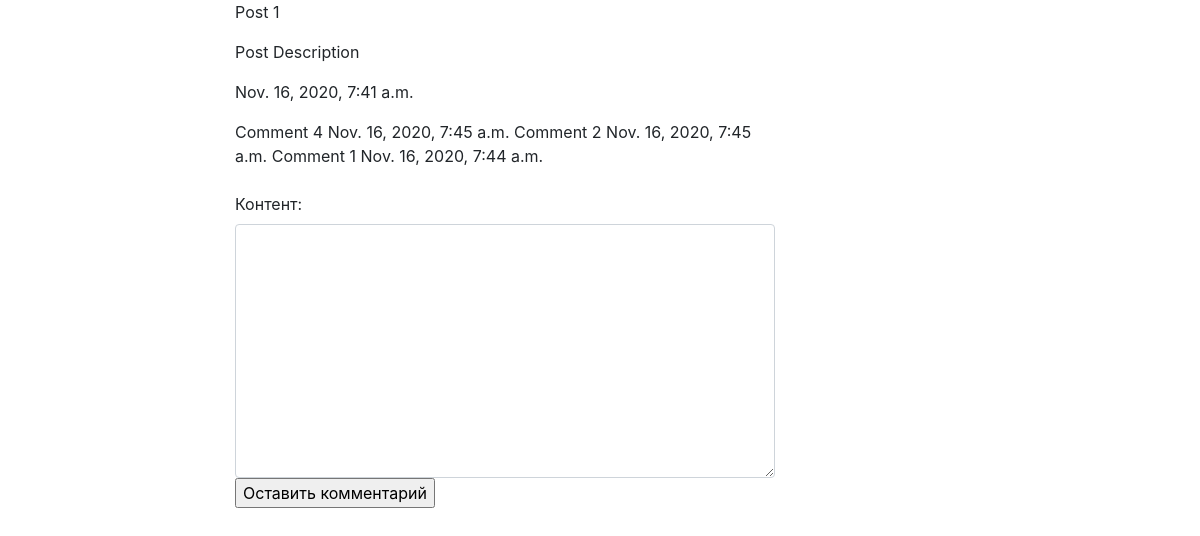
/posts/post-1/, run on an earlier commit of the app's database.
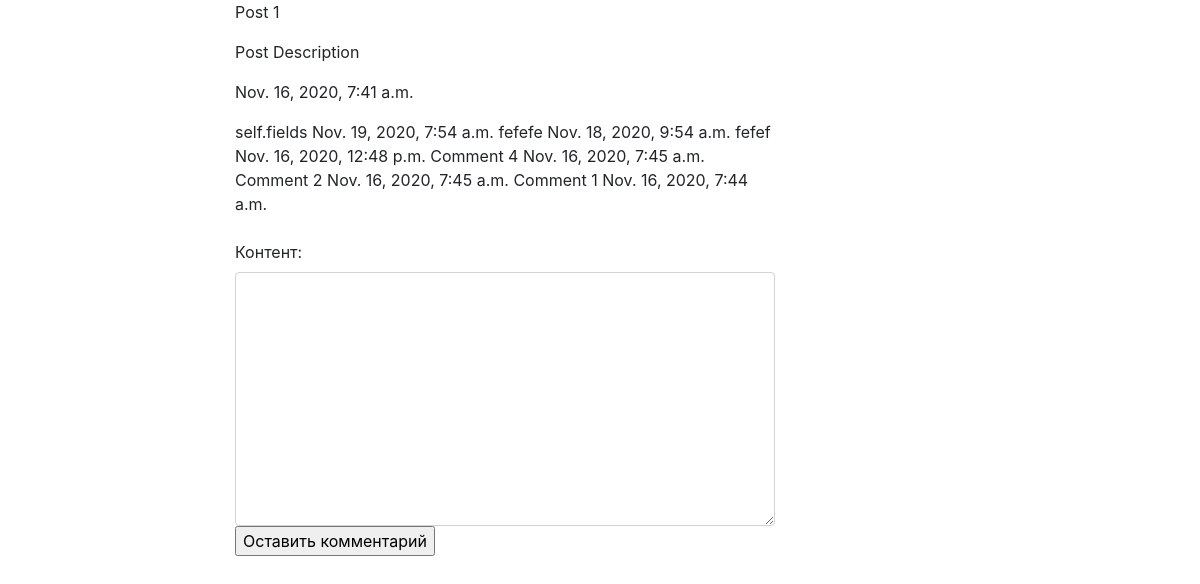
And on a later commit of the database.
### posts/models.py (models this page shows, shortened)
class Post(models.Model):
    title = models.CharField(max_length=150,
                            verbose_name='Название поста')
    slug = models.SlugField(max_length=150,
                            verbose_name='Слаг поста',
                            blank=True)
    body = models.TextField(blank=True,
                            verbose_name='Описание поста')
    date_pub = models.DateTimeField(auto_now_add=True,
                                    verbose_name='Время создания поста')

### comments/models.py (models this page shows, shortened)
class Comment(models.Model):
    user = models.ForeignKey(
        User,
        on_delete=models.CASCADE,
        related_name='user_post',
        verbose_name='Пользователь'
    )
    content = models.TextField(verbose_name='Контент')
    timestamp = models.DateTimeField(auto_now_add=True,
                                    verbose_name='Время создания')
    post = models.ForeignKey(Post, on_delete=models.CASCADE,
                                    related_name='comments',
                                    verbose_name='Посты')
    class Meta:
        ordering = ['-timestamp']

### posts/views.py (the view, shortened to what this page needs)
# urls.py: path('<slug:slug>/', PostDetail.as_view(), name='detail'),
class PostDetail(DetailView):
    model = Post
    template_name = 'post_detail.html'
    success_url = reverse_lazy('posts:list')
    def get_context_data(self, **kwargs):
        context = super().get_context_data(**kwargs)
        comment_form = CommentForm(user=self.request.user,
                                    post_id=None)
        context['post'] = self.get_object
        context['comment_form'] = comment_form
        return context

### comments/forms.py (shortened to what this page needs)
class CommentForm(forms.ModelForm):
    def __init__(self, user, post_id, *args, **kwargs):
        super().__init__(*args, **kwargs)
        self.user = user
        self.post_id = post_id
    class Meta:
        model = Comment
        fields = [
            'content'
        ]
        widgets = {
            'content': forms.Textarea(attrs={'class': 'form-control'})
        }

### posts/templates/post_detail.html (shortened to what this page needs)
{% extends 'base.html' %}
            {% block content %}
                <p>{{ post.title }}</p>
                <p>{{ post.body }}</p>
                <p>{{ post.date_pub }}</p>
                {% for comment in post.comments.all %}
                    {{ comment.content }}
                    {{ comment.timestamp }}
                {% endfor %}
                <form action="{% url 'comments:create_comment' post_id=post.pk %}" method="post">
                        {{ comment_form }}
                    <input type="submit" value='Оставить комментарий'>
                </form>
                {% endblock %}

### templates/base.html (shortened to what this page needs)
<!DOCTYPE html>
<html lang="en">
<head>
    <link rel="stylesheet" href="https://stackpath.bootstrapcdn.com/bootstrap/4.5.2/css/bootstrap.min.css">
</head>
<body>
    <div class="container">
        <div class="row">
            <div class="col-6 offset-md-2">
                {%block content%}
                {% endblock %}
            </div>
        </div>
    </div>
</body>
</html>

What changed in the data, as far as the page shows it:
added Comment: content "self.fields", timestamp "Nov. 19, 2020, 7:54 a.m."
added Comment: content "fefefe", timestamp "Nov. 18, 2020, 9:54 a.m."
added Comment: content "fefef", timestamp "Nov. 16, 2020, 12:48 p.m."
